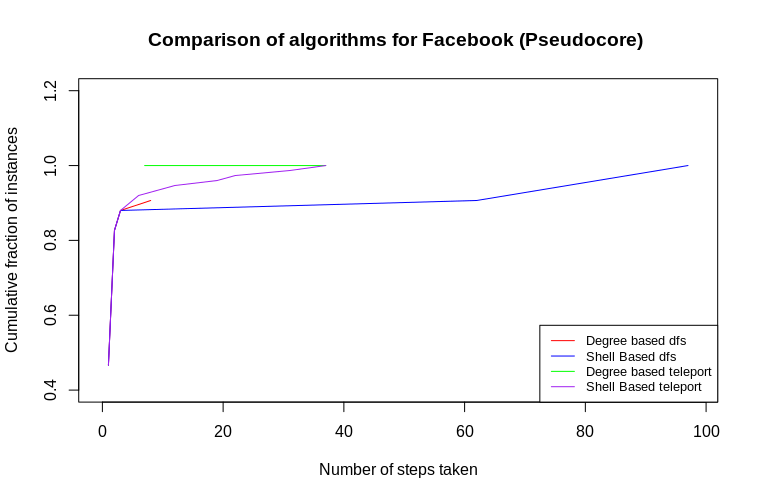

R code for this plot:
library(igraph)
library(ggplot2)

x_ <- c(1,
        2,
        3,
        8)
y_ <- c(0.4666666667,
        0.8266666667,
        0.88,
        0.9066666667)

x <- c(1,
       2,
       3,
       62,
       97)
y <- c(0.4666666667,
       0.8266666667,
       0.88,
       0.9066666667,
       1)


degree_ <- c(7,37
)
y1 <- c(
  1,1
)

shel <- c(1,
          2,
          3,
          4,
          5,
          6,
          9,
          12,
          19,
          22,
          31,
          37
          
)
y2 <- c(0.4666666667,
        0.8266666667,
        0.88,
        0.8933333333,
        0.9066666667,
        0.92,
        0.9333333333,
        0.9466666667,
        0.96,
        0.9733333333,
        0.9866666667,
        1
)

plot(x_,y_,type="l",col="red", xlim=c(0, 98), ylim = c(0.4, 1.2),  xlab="Number of steps taken",ylab="Cumulative fraction of instances", main = "Comparison of algorithms for Facebook (Pseudocore) ") + 
  lines(x,y,col="blue")+ lines(degree_,y1,col="green") + lines(shel,y2,col="purple")
legend("bottomright", legend=c("Degree based dfs", "Shell Based dfs", "Degree based teleport", "Shell Based teleport"),lty=1:1, cex=0.8 ,
       col=c("red", "blue", "green", "purple"))
